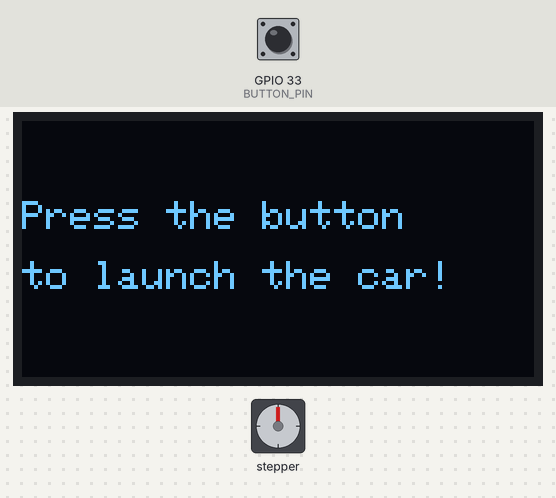
The program below on a simulated ESP32. Shown: stepper motor, 128×64 one-colour display. Wiring (inferred from the names in the program): stepper motor driver (200 steps per turn assumed): step GPIO 26; direction GPIO 25. The test bench sets the inputs (shaded band); at power-on: GPIO 33 (BUTTON_PIN) HIGH. Random numbers use the default seed unless the program sets one; what the program prints to the serial monitor is not drawn.

Above: at 3.2 s.
3.3 s: GPIO 33 (BUTTON_PIN) pulled LOW for 0.15 s
At 6.8 s:
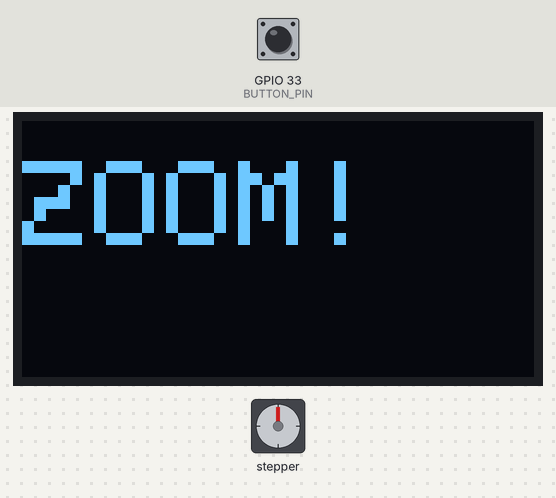
11.3 s: GPIO 33 (BUTTON_PIN) pulled LOW for 3.2 s
At 19.6 s:
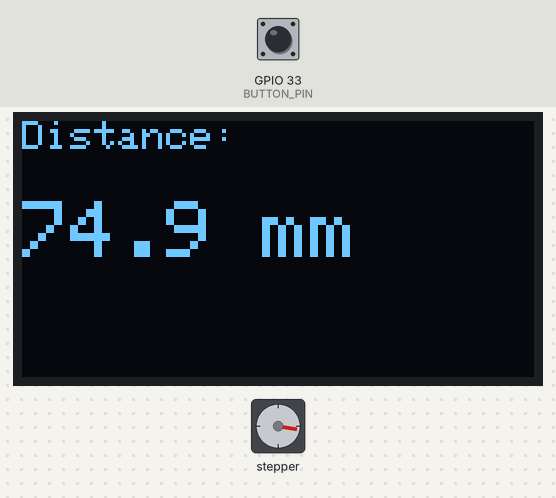
20.5 s: GPIO 33 (BUTTON_PIN) pulled LOW for 3.2 s
At 32.1 s:
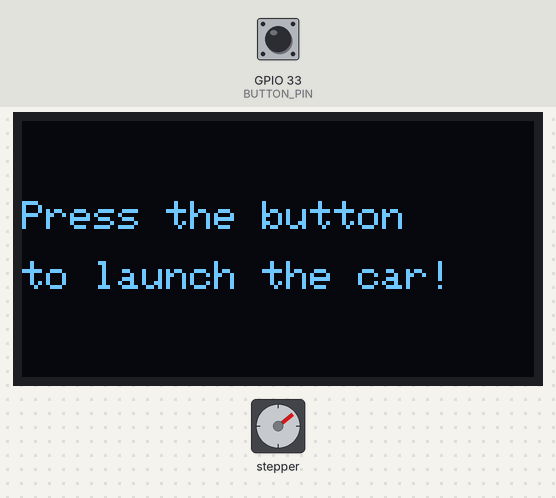
Timing chart, 0 to 32.7 s (numbered marks = the images above; inputs shaded):
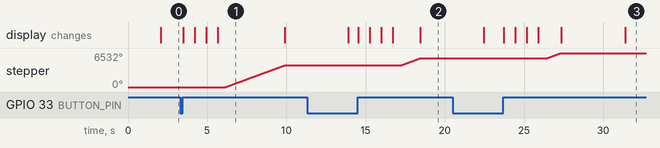

Measured:
- after the input at 3.3 s, stepper: turns 4152° clockwise in 3.7 s, starting after 2.9 s; the display: first changes after 0.18 s (image 1 shows a later state)
- after the input at 11.3 s, stepper: turns 1348° clockwise in 1.2 s, starting after 5.9 s
- after the input at 20.5 s, stepper: turns 1032° clockwise in 0.92 s, starting after 5.9 s

The program:

main.cpp
```cpp
#include <Arduino.h>
#include <Wire.h>
#include <Adafruit_GFX.h>
#include <Adafruit_SSD1306.h>

// OLED setup
#define SCREEN_WIDTH 128
#define SCREEN_HEIGHT 64
#define OLED_RESET    -1
Adafruit_SSD1306 display(SCREEN_WIDTH, SCREEN_HEIGHT, &Wire, OLED_RESET);

// Stepper motor (DRV8825)
#define STEP_PIN 26
#define DIR_PIN 25

// Button
#define BUTTON_PIN 33

void setup() {
  Serial.begin(115200);

  pinMode(STEP_PIN, OUTPUT);
  pinMode(DIR_PIN, OUTPUT);
  pinMode(BUTTON_PIN, INPUT_PULLUP); // Active LOW

  if (!display.begin(SSD1306_SWITCHCAPVCC, 0x3C)) {
    Serial.println("OLED init failed");
    while (true);
  }

  display.clearDisplay();
  display.setTextSize(2);
  display.setTextColor(SSD1306_WHITE);
  display.setCursor(0, 0);
  display.println("Size Does");
  display.setCursor(0, 24);
  display.println("Matter!");
  display.display();
  delay(2000);
  display.clearDisplay();
}

void moveStepper(int steps, bool direction, int delayMicro = 800) {
  digitalWrite(DIR_PIN, direction);
  for (int i = 0; i < steps; i++) {
    digitalWrite(STEP_PIN, HIGH);
    delayMicroseconds(delayMicro);
    digitalWrite(STEP_PIN, LOW);
    delayMicroseconds(delayMicro);
  }
}

void displayDistance(int steps) {
  float mm = steps * 0.1f; // Adjust this scale to match real-world distance
  display.clearDisplay();
  display.setCursor(0, 0);
  display.setTextSize(1);
  display.print("Distance:");
  display.setTextSize(2);
  display.setCursor(0, 20);
  display.print(mm, 1);
  display.print(" mm");
  display.display();
}

void countdown() {
  const char* messages[] = { "3...", "2...", "1...", "ZOOM!" };
  for (int i = 0; i < 4; i++) {
    display.clearDisplay();
    display.setCursor(0, 10);
    display.setTextSize(i == 3 ? 3 : 4);
    display.setTextColor(SSD1306_WHITE);
    display.println(messages[i]);
    display.display();
    delay(i == 3 ? 500 : 700);
  }
}

void loop() {
  // Wait for button press
  display.clearDisplay();
  display.setTextSize(1);
  display.setCursor(0, 20);
  display.println("Press the button");
  display.setCursor(0, 35);
  display.println("to launch the car!");
  display.display();

  // Wait for LOW (button press)
  while (digitalRead(BUTTON_PIN) == HIGH) {
    delay(10);
  }

  // Debounce and wait for release
  delay(50);
  while (digitalRead(BUTTON_PIN) == LOW) {
    delay(10);
  }

  // Countdown sequence
  countdown();

  // Launch car
  int randomSteps = random(500, 3000);
  bool direction = true; // Always forward for now

  Serial.print("Driving ");
  Serial.print(randomSteps);
  Serial.println(" steps");

  moveStepper(randomSteps, direction);
  displayDistance(randomSteps);

  delay(4000); // Hold result before resetting
}
```
